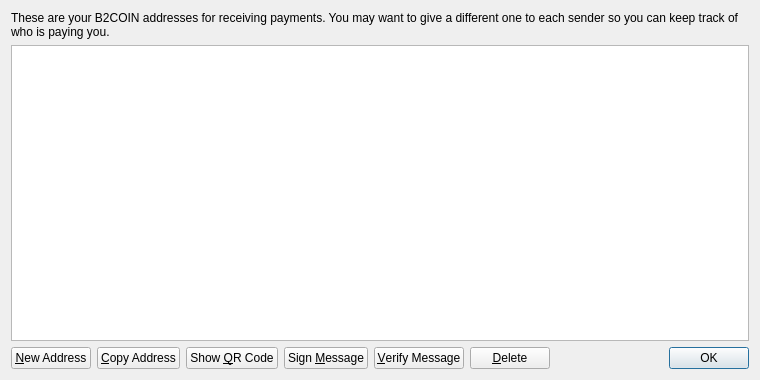
<?xml version="1.0" encoding="UTF-8"?>
<ui version="4.0">
 <class>AddressBookPage</class>
 <widget class="QWidget" name="AddressBookPage">
  <property name="geometry">
   <rect>
    <x>0</x>
    <y>0</y>
    <width>760</width>
    <height>380</height>
   </rect>
  </property>
  <property name="windowTitle">
   <string>Address Book</string>
  </property>
  <layout class="QVBoxLayout" name="verticalLayout">
   <item>
    <widget class="QLabel" name="labelExplanation">
     <property name="text">
      <string>These are your B2COIN addresses for receiving payments. You may want to give a different one to each sender so you can keep track of who is paying you.</string>
     </property>
     <property name="textFormat">
      <enum>Qt::PlainText</enum>
     </property>
     <property name="wordWrap">
      <bool>true</bool>
     </property>
    </widget>
   </item>
   <item>
    <widget class="QTableView" name="tableView">
     <property name="contextMenuPolicy">
      <enum>Qt::CustomContextMenu</enum>
     </property>
     <property name="toolTip">
      <string>Double-click to edit address or label</string>
     </property>
     <property name="tabKeyNavigation">
      <bool>false</bool>
     </property>
     <property name="alternatingRowColors">
      <bool>true</bool>
     </property>
     <property name="selectionMode">
      <enum>QAbstractItemView::SingleSelection</enum>
     </property>
     <property name="selectionBehavior">
      <enum>QAbstractItemView::SelectRows</enum>
     </property>
     <property name="sortingEnabled">
      <bool>true</bool>
     </property>
     <attribute name="verticalHeaderVisible">
      <bool>false</bool>
     </attribute>
    </widget>
   </item>
   <item>
    <layout class="QHBoxLayout" name="horizontalLayout">
     <item>
      <widget class="QPushButton" name="newAddressButton">
       <property name="toolTip">
        <string>Create a new address</string>
       </property>
       <property name="text">
        <string>&amp;New Address</string>
       </property>
       <property name="icon">
        <iconset resource="../bitcoin.qrc">
         <normaloff>:/icons/add</normaloff>:/icons/add</iconset>
       </property>
      </widget>
     </item>
     <item>
      <widget class="QPushButton" name="copyToClipboard">
       <property name="toolTip">
        <string>Copy the currently selected address to the system clipboard</string>
       </property>
       <property name="text">
        <string>&amp;Copy Address</string>
       </property>
       <property name="icon">
        <iconset resource="../bitcoin.qrc">
         <normaloff>:/icons/editcopy</normaloff>:/icons/editcopy</iconset>
       </property>
      </widget>
     </item>
     <item>
      <widget class="QPushButton" name="showQRCode">
       <property name="text">
        <string>Show &amp;QR Code</string>
       </property>
       <property name="icon">
        <iconset resource="../bitcoin.qrc">
         <normaloff>:/icons/qrcode</normaloff>:/icons/qrcode</iconset>
       </property>
      </widget>
     </item>
     <item>
      <widget class="QPushButton" name="signMessage">
       <property name="toolTip">
        <string>Sign a message to prove you own a B2COIN address</string>
       </property>
       <property name="text">
        <string>Sign &amp;Message</string>
       </property>
       <property name="icon">
        <iconset resource="../bitcoin.qrc">
         <normaloff>:/icons/edit</normaloff>:/icons/edit</iconset>
       </property>
      </widget>
     </item>
     <item>
      <widget class="QPushButton" name="verifyMessage">
       <property name="toolTip">
        <string>Verify a message to ensure it was signed with a specified B2COIN address</string>
       </property>
       <property name="text">
        <string>&amp;Verify Message</string>
       </property>
       <property name="icon">
        <iconset resource="../bitcoin.qrc">
         <normaloff>:/icons/transaction_0</normaloff>:/icons/transaction_0</iconset>
       </property>
      </widget>
     </item>
     <item>
      <widget class="QPushButton" name="deleteButton">
       <property name="toolTip">
        <string>Delete the currently selected address from the list</string>
       </property>
       <property name="text">
        <string>&amp;Delete</string>
       </property>
       <property name="icon">
        <iconset resource="../bitcoin.qrc">
         <normaloff>:/icons/remove</normaloff>:/icons/remove</iconset>
       </property>
      </widget>
     </item>
     <item>
      <spacer name="horizontalSpacer">
       <property name="orientation">
        <enum>Qt::Horizontal</enum>
       </property>
       <property name="sizeHint" stdset="0">
        <size>
         <width>40</width>
         <height>20</height>
        </size>
       </property>
      </spacer>
     </item>
     <item>
      <widget class="QDialogButtonBox" name="buttonBox">
       <property name="sizePolicy">
        <sizepolicy hsizetype="Maximum" vsizetype="Fixed">
         <horstretch>0</horstretch>
         <verstretch>0</verstretch>
        </sizepolicy>
       </property>
       <property name="standardButtons">
        <set>QDialogButtonBox::Ok</set>
       </property>
      </widget>
     </item>
    </layout>
   </item>
  </layout>
 </widget>
 <resources>
  <include location="../bitcoin.qrc"/>
 </resources>
 <connections/>
</ui>
